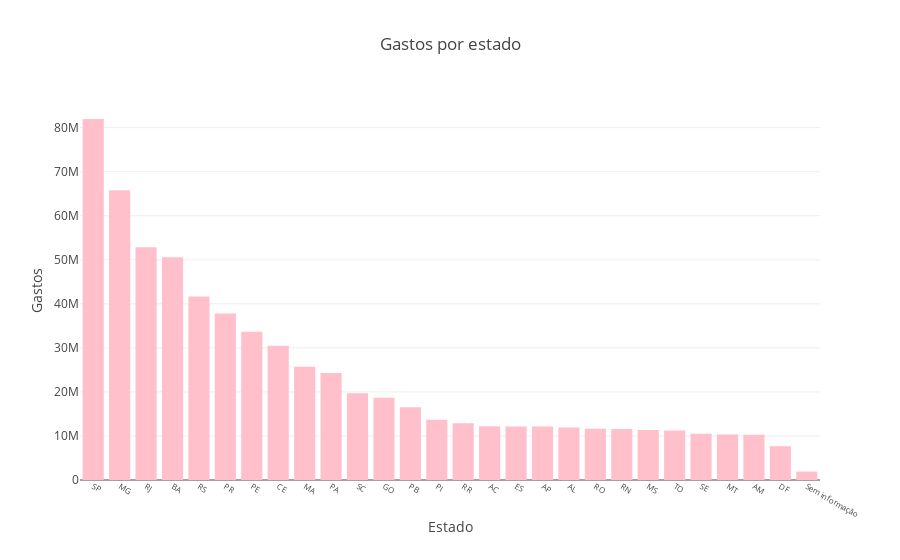

The notebook cell saved with this chart:
### Markdown cell above
## Qual é o gasto por estado?

### Code cell
# Agrupando por estado
gasto_por_estado = df_completo.groupby('uf')['vlr_despesa'].sum().sort_values(ascending=False)

plot_bar(gasto_por_estado, 'Gastos por estado', 'Estado', 'Gastos', 'pink')

### Figure 1 — Plotly figure (JSON) as saved in the notebook; plotly's stock layout.template omitted (floating-point values rounded to 4 significant figures)
{"data": [{"marker": {"color": "pink"}, "orientation": "v", "type": "bar", "uid": "341912f0-1be3-45a6-8f27-32293b4e0c3d", "x": ["SP", "MG", "RJ", "BA", "RS", "PR", "PE", "CE", "MA", "PA", "SC", "GO", "PB", "PI", "RR", "AC", "ES", "AP", "AL", "RO", "RN", "MS", "TO", "SE", "MT", "AM", "DF", "Sem informação"], "y": [81970000.0, 65780000.0, 52840000.0, 50550000.0, 41670000.0, 37790000.0, 33670000.0, 30460000.0, 25700000.0, 24290000.0, 19710000.0, 18670000.0, 16530000.0, 13680000.0, 12880000.0, 12180000.0, 12160000.0, 12150000.0, 11890000.0, 11630000.0, 11560000.0, 11340000.0, 11220000.0, 10530000.0, 10310000.0, 10270000.0, 7682000.0, 1912000.0]}], "layout": {"title": "Gastos por estado", "xaxis": {"tickfont": {"size": 8}, "title": "Estado"}, "yaxis": {"autorange": true, "tickfont": {"size": 12}, "title": "Gastos"}}}
